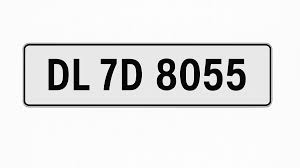
#> input picture images/np2.jpeg, 300 x 168 px
$ python -i ocr_reader.py   (imports and definitions only)
#> lines starting #> are read from the running program, lines starting #| are printed output that depends on the picture
#> further down, picture is the input picture: shape (168, 300, 3); min 0, max 255, mean 228.5
import threading
import cv2
import easyocr

_reader = None
_reader_lock = threading.Lock()


def get_reader():
    global _reader

    with _reader_lock:
        if _reader is None:
            print("Loading OCR...")
            _reader = easyocr.Reader(
                ["en"],
                gpu=False,
                verbose=False
            )
            print("OCR ready.")

    return _reader


def warm_up():
    get_reader()


def read_text(image):
    if image is None or image.size == 0:
        return ""

    height, width = image.shape[:2]
#> height = 168; width = 300

    # Clear enough for OCR without making the crop unnecessarily huge.
    if width < 400:
        scale = 400 / width
#> scale = 1.33

        image = cv2.resize(
            image,
            None,
            fx=scale,
            fy=scale,
            interpolation=cv2.INTER_CUBIC
        )
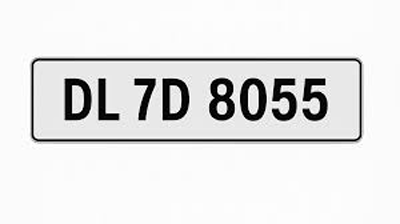
#> image: shape (224, 400, 3); min 0, max 255, mean 228.6

    gray = cv2.cvtColor(image, cv2.COLOR_BGR2GRAY)

    gray = cv2.createCLAHE(
        clipLimit=2.0,
        tileGridSize=(8, 8)
    ).apply(gray)

    soft = cv2.GaussianBlur(gray, (0, 0), 1.2)
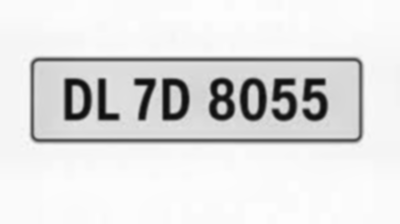
#> soft: shape (224, 400); min 12, max 253, mean 223.9

    prepared = cv2.addWeighted(
        gray,
        1.6,
        soft,
        -0.6,
        0
    )
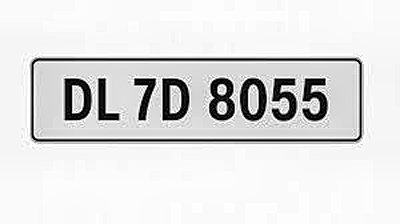
#> prepared: shape (224, 400); min 0, max 255, mean 224.2

    # readtext() is the compatible and reliable EasyOCR method.
    results = get_reader().readtext(
        prepared,
        detail=1,
        paragraph=False,
        decoder="greedy",
        allowlist="ABCDEFGHIJKLMNOPQRSTUVWXYZ0123456789"
    )

    if not results:
        return ""

    results.sort(
        key=lambda item: min(point[0] for point in item[0])
    )

    text = ""

    for _, detected_text, confidence in results:
        if confidence >= 0.25:
            text += "".join(
                character
                for character in detected_text.upper()
                if character.isalnum()
            )

    return text

>>> import cv2
>>> picture = cv2.imread('images/np2.jpeg')
#> (the run stopped early here; a loop or call above may not have finished)

$ run again, on images/np3.jpeg
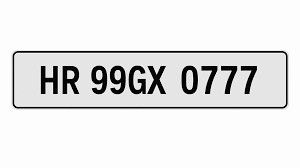
#> input picture images/np3.jpeg, 300 x 168 px
#> picture is the input picture: shape (168, 300, 3); min 0, max 255, mean 229.5
#> in read_text, `image = cv2.resize( image, None, fx=scale, fy=scale, interpolation=cv2..`:
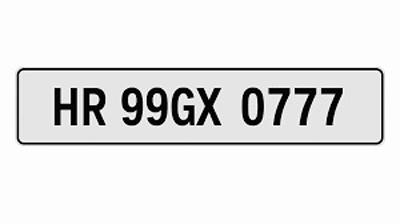
#> image: shape (224, 400, 3); min 0, max 255, mean 229.6
#> in read_text, `soft = cv2.GaussianBlur(gray, (0, 0), 1.2)`:
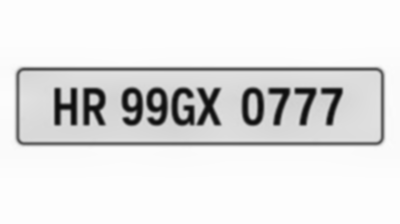
#> soft: shape (224, 400); min 9, max 253, mean 226.9

$ run again, on images/np4.jpeg
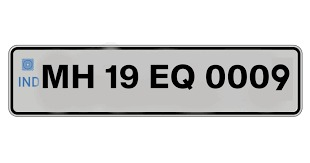
#> input picture images/np4.jpeg, 310 x 163 px
#> picture is the input picture: shape (163, 310, 3); mean B, G, R 212.2, 212.4, 212.3
#> in read_text, `soft = cv2.GaussianBlur(gray, (0, 0), 1.2)`:
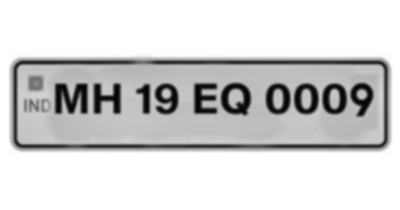
#> soft: shape (210, 400); min 4, max 255, mean 211.5
#> in read_text, `prepared = cv2.addWeighted( gray, 1.6, soft, -0.6, 0 )`:
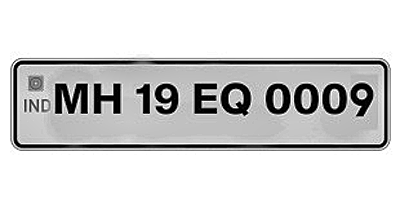
#> prepared: shape (210, 400); min 0, max 255, mean 212

$ run again, on images/np1.png
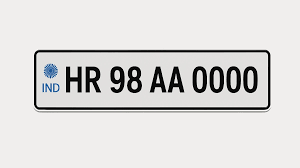
#> input picture images/np1.png, 300 x 168 px
#> picture is the input picture: shape (168, 300, 3); mean B, G, R 216.8, 217.6, 219
#> in read_text, `image = cv2.resize( image, None, fx=scale, fy=scale, interpolation=cv2..`:
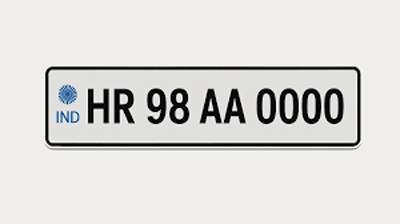
#> image: shape (224, 400, 3); mean of channels 0, 1, 2 217, 217.8, 219.2; drawn as B, G, R
#> in read_text, `soft = cv2.GaussianBlur(gray, (0, 0), 1.2)`:
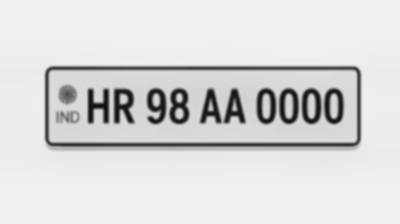
#> soft: shape (224, 400); min 16, max 241, mean 217.1
